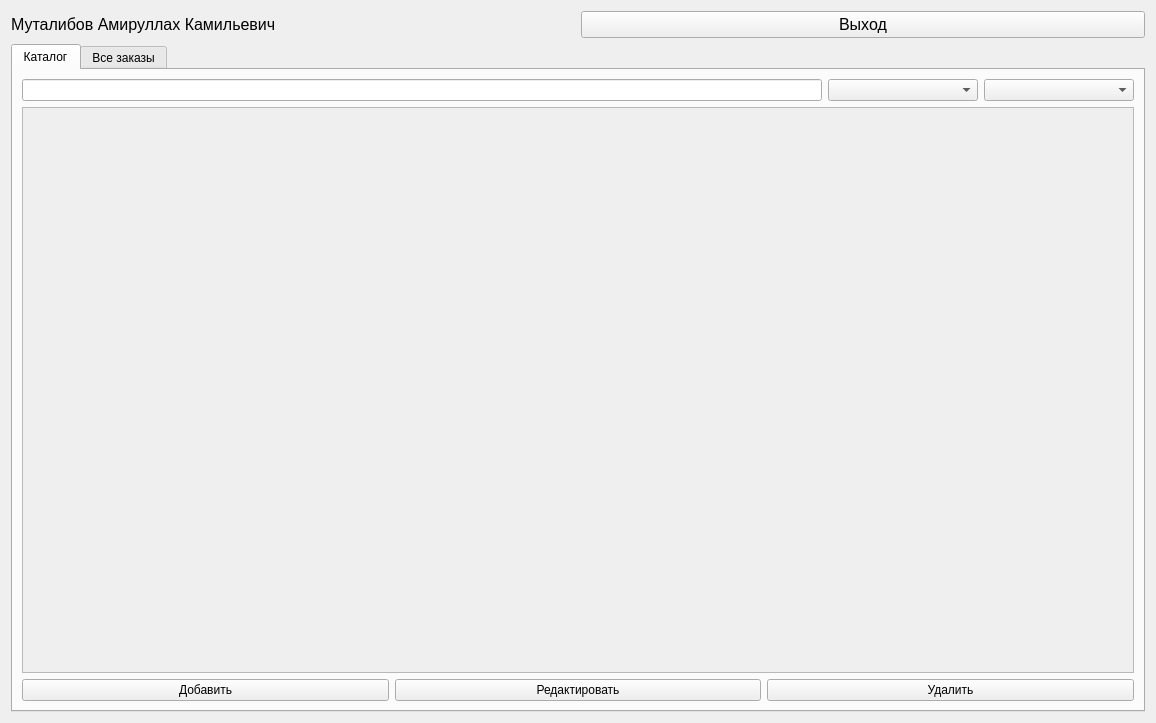
<?xml version="1.0" encoding="UTF-8"?>
<ui version="4.0">
 <class>MainForm</class>
 <widget class="QWidget" name="MainForm">
  <property name="geometry">
   <rect>
    <x>0</x>
    <y>0</y>
    <width>1156</width>
    <height>723</height>
   </rect>
  </property>
  <property name="windowTitle">
   <string>Main</string>
  </property>
  <layout class="QVBoxLayout" name="verticalLayout">
   <item>
    <layout class="QHBoxLayout" name="horizontalLayout">
     <item>
      <widget class="QLabel" name="label_fio">
       <property name="minimumSize">
        <size>
         <width>500</width>
         <height>0</height>
        </size>
       </property>
       <property name="font">
        <font>
         <pointsize>12</pointsize>
        </font>
       </property>
       <property name="text">
        <string>Муталибов Амируллах Камильевич</string>
       </property>
      </widget>
     </item>
     <item>
      <widget class="QPushButton" name="pushButton_logout">
       <property name="font">
        <font>
         <pointsize>12</pointsize>
        </font>
       </property>
       <property name="text">
        <string>Выход</string>
       </property>
      </widget>
     </item>
    </layout>
   </item>
   <item>
    <widget class="QTabWidget" name="tabWidget">
     <property name="currentIndex">
      <number>0</number>
     </property>
     <widget class="QWidget" name="catalog">
      <attribute name="title">
       <string>Каталог</string>
      </attribute>
      <layout class="QVBoxLayout" name="verticalLayout_3">
       <item>
        <layout class="QVBoxLayout" name="verticalLayout_2">
         <item>
          <layout class="QHBoxLayout" name="horizontalLayout_2">
           <item>
            <widget class="QLineEdit" name="lineEdit_search"/>
           </item>
           <item>
            <widget class="QComboBox" name="comboBox_postav">
             <property name="minimumSize">
              <size>
               <width>150</width>
               <height>0</height>
              </size>
             </property>
            </widget>
           </item>
           <item>
            <widget class="QComboBox" name="comboBox_sort">
             <property name="minimumSize">
              <size>
               <width>150</width>
               <height>0</height>
              </size>
             </property>
            </widget>
           </item>
          </layout>
         </item>
         <item>
          <widget class="QScrollArea" name="scrollArea">
           <property name="widgetResizable">
            <bool>true</bool>
           </property>
           <widget class="QWidget" name="scrollAreaWidgetContents">
            <property name="geometry">
             <rect>
              <x>0</x>
              <y>0</y>
              <width>1110</width>
              <height>555</height>
             </rect>
            </property>
            <layout class="QVBoxLayout" name="verticalLayout_5">
             <item>
              <layout class="QVBoxLayout" name="verticalLayout_4"/>
             </item>
            </layout>
           </widget>
          </widget>
         </item>
         <item>
          <layout class="QHBoxLayout" name="horizontalLayout_buttons">
           <item>
            <widget class="QPushButton" name="pushButton_add">
             <property name="text">
              <string>Добавить</string>
             </property>
            </widget>
           </item>
           <item>
            <widget class="QPushButton" name="pushButton_edit">
             <property name="text">
              <string>Редактировать</string>
             </property>
            </widget>
           </item>
           <item>
            <widget class="QPushButton" name="pushButton_del">
             <property name="text">
              <string>Удалить</string>
             </property>
            </widget>
           </item>
          </layout>
         </item>
        </layout>
       </item>
      </layout>
     </widget>
     <widget class="QWidget" name="Orders">
      <attribute name="title">
       <string>Все заказы</string>
      </attribute>
      <layout class="QVBoxLayout" name="verticalLayout_7">
       <item>
        <layout class="QVBoxLayout" name="verticalLayout_6">
         <item>
          <widget class="QTableView" name="tableView"/>
         </item>
         <item>
          <layout class="QHBoxLayout" name="horizontalLayout_3">
           <item>
            <widget class="QPushButton" name="pushButton_add_order">
             <property name="text">
              <string>Добавить заказ</string>
             </property>
            </widget>
           </item>
           <item>
            <widget class="QPushButton" name="pushButton_edit_order">
             <property name="text">
              <string>Редактировать заказ</string>
             </property>
            </widget>
           </item>
           <item>
            <widget class="QPushButton" name="pushButton_delete_order">
             <property name="text">
              <string>Удалить заказ</string>
             </property>
            </widget>
           </item>
          </layout>
         </item>
        </layout>
       </item>
      </layout>
     </widget>
    </widget>
   </item>
  </layout>
 </widget>
 <resources/>
 <connections/>
</ui>
